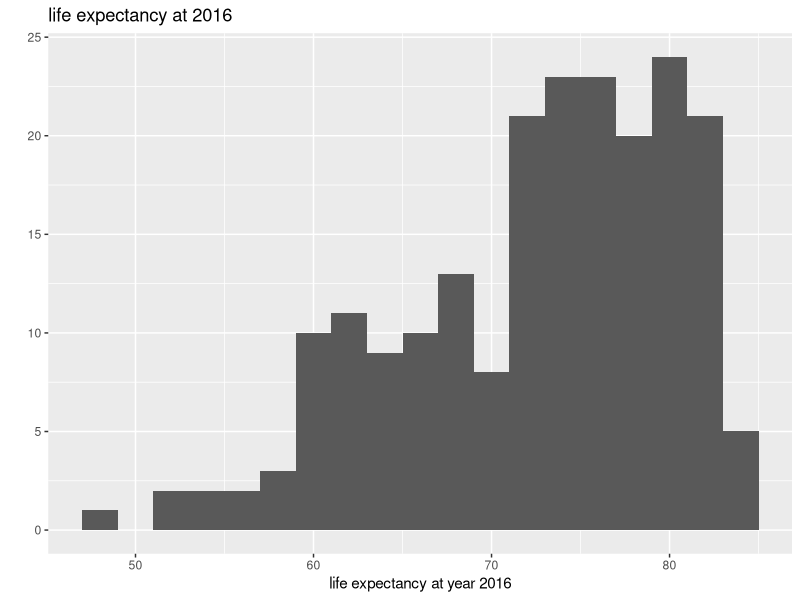
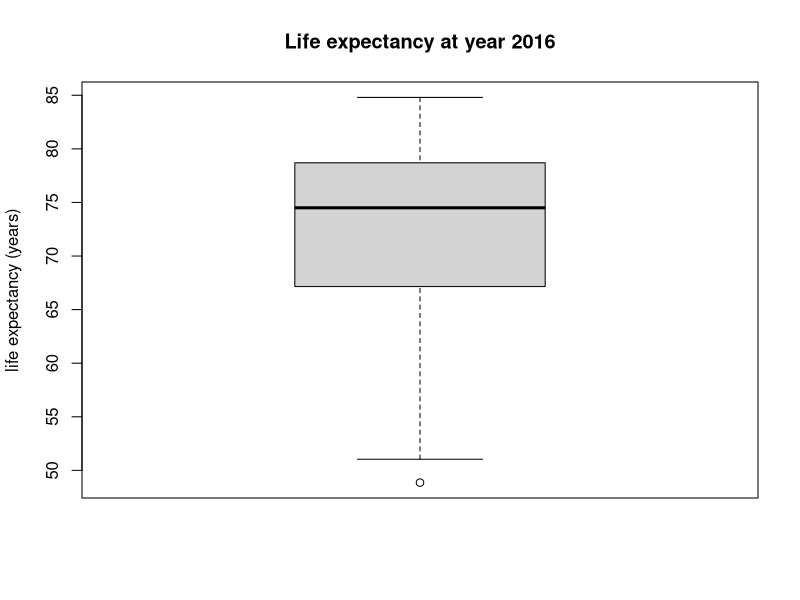
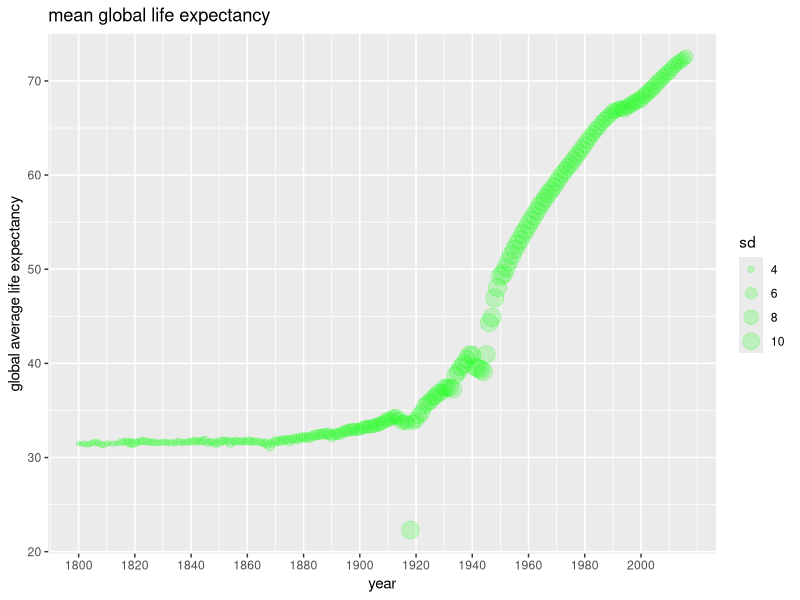
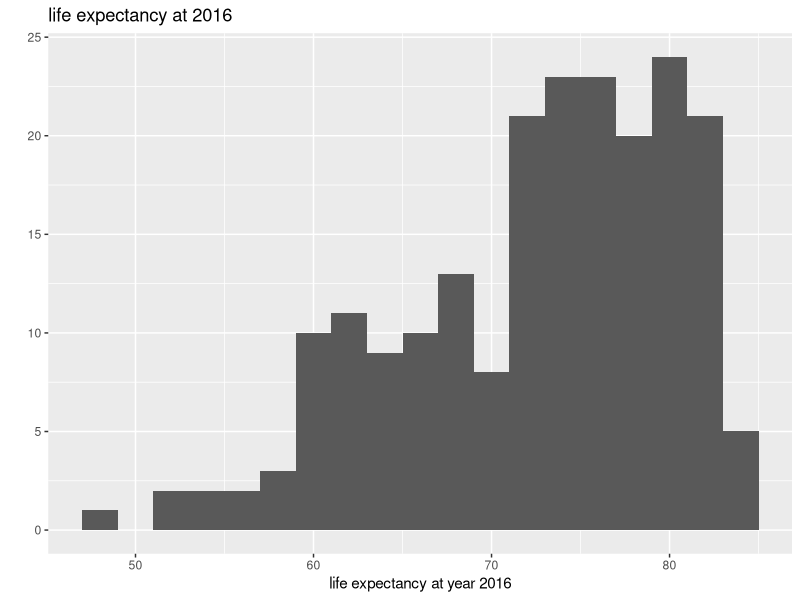
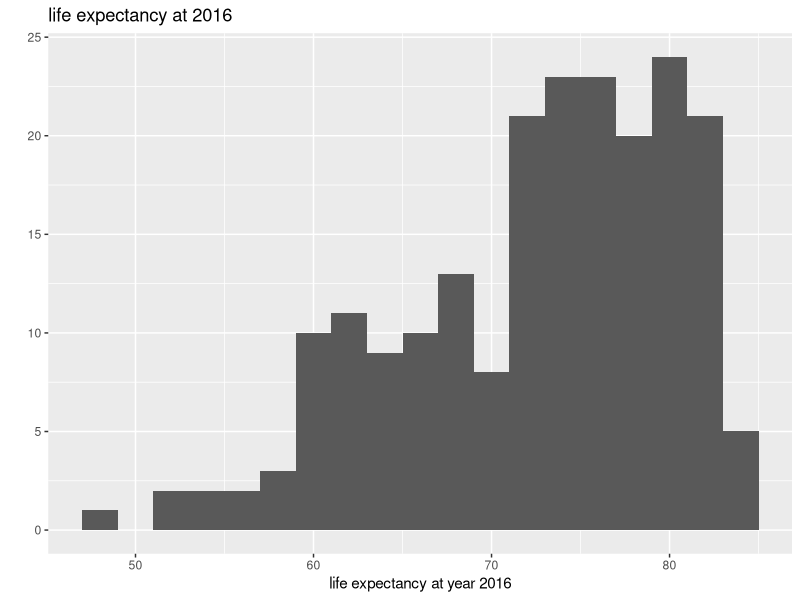
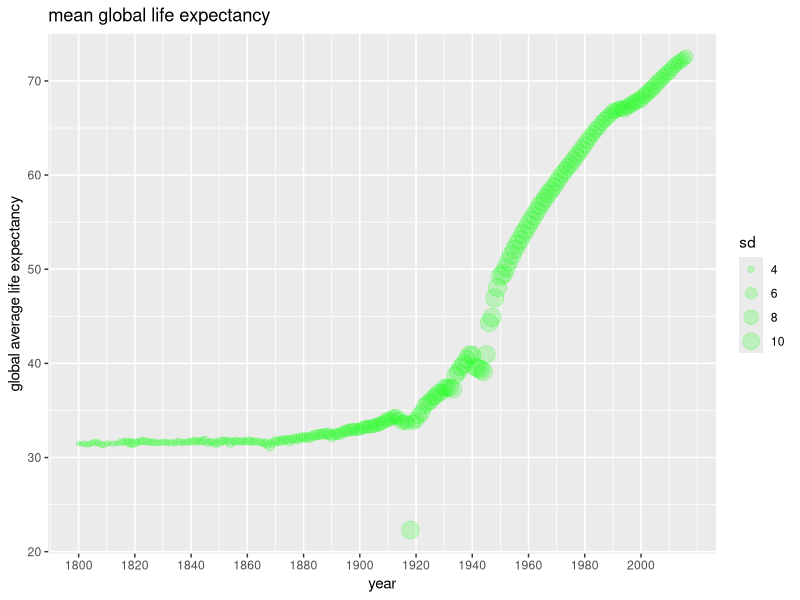

Here is the R script that generated these plots, in order:
## ---- chunk 1
library(ggplot2)
## ---- chunk 2
life_expectancy <- read.csv('indicator life_expectancy_at_birth.csv', header = T, row.names = 1, check.names = F)
## ---- chunk 3
qplot(life_expectancy$'2016', data=life_expectancy, binwidth=2, main="life expectancy at 2016")+
  xlab("life expectancy at year 2016")
## ---- chunk 4
ggsave("histogram of life expectancy at year 2016.png")
## ---- chunk 5
boxplot(life_expectancy$'2016',data=life_expectancy, main="Life expectancy at year 2016", ylab="life expectancy (years)")
## ---- chunk 6
ggsave("boxplot of life expectancy at year 2016.png")
## ---- chunk 7
aggregated<-data.frame(data.frame("year"=strtoi(names(life_expectancy)), "count"=0, "mean"=0))
aggregated$count<-apply(life_expectancy, 2, function(x) length(which(!is.na(x))))
aggregated$mean <-apply(life_expectancy, 2, function(x) mean(x, na.rm=TRUE))
aggregated$median <-apply(life_expectancy, 2, function(x) median(x, na.rm=TRUE))
aggregated$range <-apply(life_expectancy, 2, function(x) max(x, na.rm=TRUE)-min(x, na.rm=TRUE))
aggregated$sd <-apply(life_expectancy, 2, function(x) sd(x, na.rm=TRUE))
aggregated$IQR <-apply(life_expectancy, 2, function(x) IQR(x, na.rm=TRUE))
## ---- chunk 8
ggplot(aes(x=year, y=mean), data=aggregated)+
  geom_point(aes(size=sd), alpha=0.2, color="green")+
  xlab("year")+
  ylab("global average life expectancy")+
  scale_x_continuous(breaks=seq(1800, 2016, by=20))+
  ggtitle("mean global life expectancy")
## ---- chunk 9
ggsave("trend of mean global life expectancy.png")
